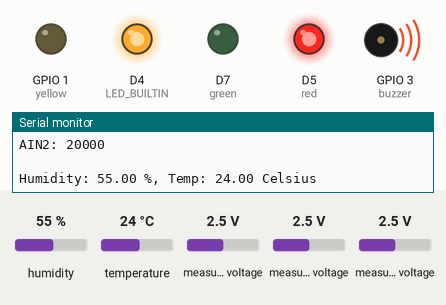
Recording of a sketch running on a simulated ESP8266 (NodeMCU). Shown: output pins drawn as LEDs (lit = HIGH, except the on-board LED, lit = LOW), buzzer (waves = sounding), the last lines printed to the serial monitor. The inputs (shaded band) are chosen by the test bench; at power-on: measured voltage 2.5 V, humidity 55 %, temperature 24 °C. WiFi joins after 1.5 s; servers stay silent unless stated.

Above: at 3.7 s.
3.8 s: measured voltage (sensor 200) set to 1.2 V
17.5 s: measured voltage (sensor 200) set to 0.9 V
At 29.0 s:
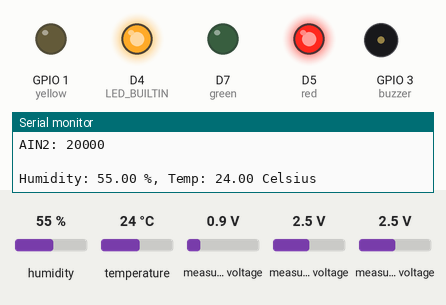
At 31.1 s:
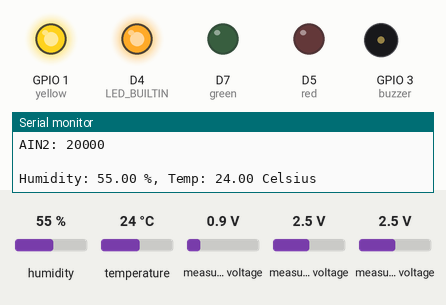
31.5 s: measured voltage (sensor 200) set to 2.5 V
At 33.1 s:
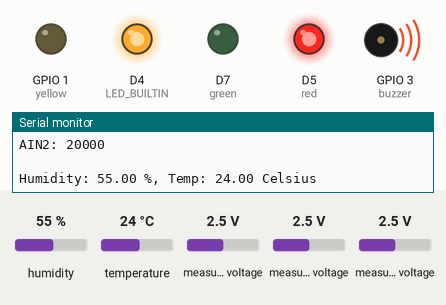
Timing chart, 0 to 46.1 s (numbered marks = the images above; inputs shaded):
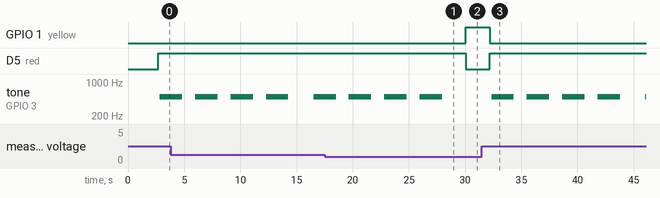

Measured:
- the behaviour switches between 1.1 and 1 V on measured voltage (sensor 200) (found by bisection; images 0 and 1)
- after the input at 17.5 s, GPIO 1 (yellow): LOW → HIGH after 12.5 s; D5 (red): HIGH → LOW after 12.5 s; tone on GPIO 3 (buzzer): goes on until 28.0 s, then stays silent
- after the input at 31.5 s, GPIO 1 (yellow): HIGH → LOW after 0.70 s; D5 (red): LOW → HIGH after 0.70 s; tone on GPIO 3 (buzzer): goes 3 × (500 Hz 2.0 s, silent 1.1 s), 500 Hz 2.0 s, silent 2.2 s, then 500 Hz, starting after 0.85 s

The sketch:

Air-Quality_Sensor_Code.ino
```cpp
#include <Wire.h>
#include <Adafruit_ADS1015.h>
#include <DHT.h>
#include <ESP8266WiFi.h>                                                // esp8266 library
#include <FirebaseArduino.h>                                             // firebase library


#define DHTPIN D8
#define DHTTYPE DHT22

#define FIREBASE_HOST "bwell-e70a9.firebaseio.com"                         // the project name address from firebase id
#define FIREBASE_AUTH "OGpGRNSrmcqTbdEbOLql7wTKBNx9BeUUXhOv17OA"                    // the secret key generated from firebase
#define WIFI_SSID "iSpace Event"                                          // input your home or public wifi name
#define WIFI_PASSWORD "ipsmart2019"                                    //password of wifi ssid


#define green D7
#define yellow D10

#define red D5


String readings;
String fireStatus = "";
char msg[50];

#define buzzer D9

DHT dht(DHTPIN, DHTTYPE);

Adafruit_ADS1115 ads;  /* Use this for the 16-bit version */
//Adafruit_ADS1015 ads;     /* Use thi for the 12-bit version */

int chk;
float hum;
float temp;

int i;

void setup(void)
{
  Serial.begin(115200);
  delay(1000);
  pinMode(LED_BUILTIN, OUTPUT);
  //pinMode(led, OUTPUT);
  WiFi.begin(WIFI_SSID, WIFI_PASSWORD);                                      //try to connect with wifi
  Serial.print("Connecting to ");
  Serial.print(WIFI_SSID);
  while (WiFi.status() != WL_CONNECTED) {
    Serial.print(".");
    delay(500);
  }
  Serial.println();
  Serial.print("Connected to ");
  Serial.println(WIFI_SSID);
  Serial.print("IP Address is : ");
  Serial.println(WiFi.localIP());                                                      //print local IP address
  Firebase.begin(FIREBASE_HOST, FIREBASE_AUTH);                                       // connect to firebase
  //Firebase.setString("AZWADO", "OFF");

  ads.setGain(GAIN_ONE);        // 1x gain   +/- 4.096V  1 bit = 2mV      0.125mV

  ads.begin();
  dht.begin();
  pinMode(buzzer, OUTPUT);

  pinMode(green, OUTPUT);
  pinMode(yellow, OUTPUT);
  pinMode(red, OUTPUT);
}

void buzzing()
{
  for(i=0; i<=3; i++)
  {
    Firebase.setString("AZWADO", readings);
    tone(buzzer, 500); // Send 1KHz sound signal...
    delay(2000);        // ...for 1 sec
    noTone(buzzer);     // Stop sound...
    delay(1000);        // ...for 1sec

  }


}

void warning(int16_t mon, int16_t meth, int16_t butan)
{

  if(mon> 25)
  {
    digitalWrite(red,HIGH);
    digitalWrite(green,LOW);
    digitalWrite(yellow,LOW);

    buzzing();

  }

  else if(meth> 8 || mon > 20 || butan> 4)
  {
    digitalWrite(red,LOW);
    digitalWrite(green,LOW);
    digitalWrite(yellow,HIGH);
  }


  else
  {
    digitalWrite(red,LOW);
    digitalWrite(green,HIGH);
    digitalWrite(yellow,LOW);
  }


  //Serial.println(mon);


}


void loop(void)
{
  int16_t adc0, adc1, adc2;


  adc0 = ads.readADC_SingleEnded(0);
  adc1 = ads.readADC_SingleEnded(1);
  adc2 = ads.readADC_SingleEnded(2);

  Serial.print("AIN0: "); Serial.println(adc0);
  Serial.print("AIN1: "); Serial.println(adc1);
  Serial.print("AIN2: "); Serial.println(adc2);
  Serial.println(" ");

  //Read data and store it to variables hum and temp
   hum = dht.readHumidity();
   temp= dht.readTemperature();
   //Print temp and humidity values to serial monitor
   Serial.print("Humidity: ");
   Serial.print(hum);
   readings.concat(hum);
   readings.concat(",");
   Serial.print(" %, Temp: ");
   Serial.print(temp);
   readings.concat(temp);
   Serial.println(" Celsius");

   adc1 = map(adc1, 715, 22875, 4, 16.4);
   adc0 = map(adc0, 1980, 30245, 12, 75);
   adc2 = map(adc2,1380, 21814,1.80, 8.44);

   //warning(adc0, adc1, adc2);


   readings = adc1;
   readings.concat(",");
   readings.concat(adc0);
   readings.concat(",");
   readings.concat(adc2);
   readings.concat(",");
   readings.concat(hum);
   readings.concat(",");
   readings.concat(temp);

   Firebase.setString("AZWADO", readings);

   warning(adc0, adc1, adc2);

   delay(900);


   //buzzing();
}
```
